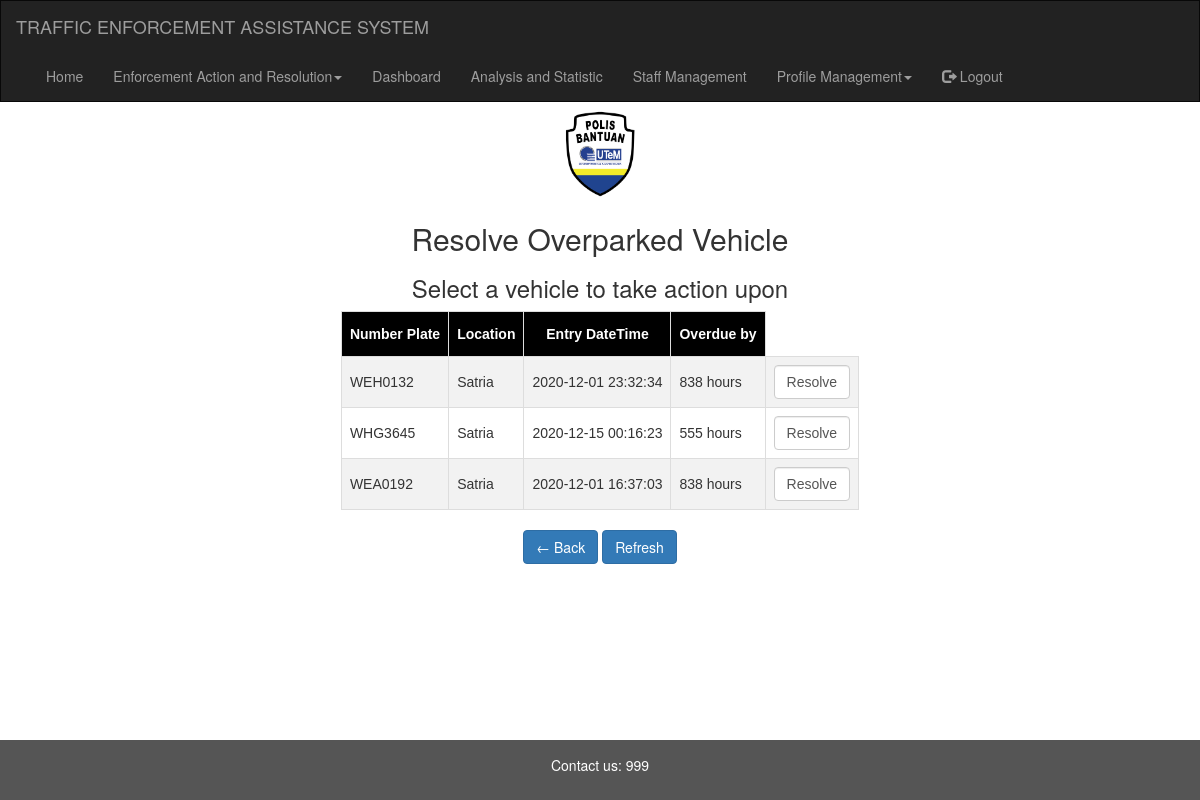
The page /resolveSatria.php (signed in) on the database its author committed.
### tables this page shows
CREATE TABLE `record` (
  `RecordID` int NOT NULL,
  `CameraID` tinyint NOT NULL,
  `EntryDateTime` datetime NOT NULL,
  `ExitDateTime` datetime DEFAULT NULL,
  `LicensePlate` varchar(10) NOT NULL
);

CREATE TABLE `camera` (
  `CameraID` tinyint NOT NULL,
  `Location` varchar(30) NOT NULL
);

### resolveSatria.php (the view, shortened to what this page needs)
<?php
if (isset($_SESSION['StaffID'])) {
    include "connection.php";
?>
<!DOCTYPE html>
<html lang="en">
<head>
    <link rel="stylesheet" href="https://maxcdn.bootstrapcdn.com/bootstrap/3.4.1/css/bootstrap.min.css">
    <link rel="stylesheet" href="style/style.css">
</head>
<body>
<?php include "navbar-footer/navbar.php"; ?>
<div class="container-fluid text-center">
      <div class="row">
        <div class="col-sm-12 text-center">
          <img src="image/Logo_Polis_Bantuan-01.png" style="height:100px;width: auto;margin: 0 auto;display: block;">
          <h2>Resolve Overparked Vehicle</h2>
          <h3>Select a vehicle to take action upon</h3>
        </div>
      </div>
    </div>
    <div class="main-wrapper mx-auto">
      <?php
      $sql = "SELECT record.LicensePlate, camera.Location, record.EntryDateTime, HOUR(TIMEDIFF(record.EntryDateTime, ADDTIME(CURRENT_TIMESTAMP(), '08:00'))) AS overdue_by
      FROM record
      INNER JOIN camera on record.CameraID=camera.CameraID
LEFT JOIN vehicle on record.LicensePlate=vehicle.LicensePlate
LEFT JOIN sticker ON vehicle.LicensePlate=sticker.LicensePlate
WHERE record.exitdatetime is null and (sticker.type is null or sticker.type=3)
and HOUR(TIMEDIFF(EntryDateTime,ADDTIME(CURRENT_TIMESTAMP(), '08:00')))>=8
      and Location='Satria'";
      $result = mysqli_query($con, $sql);
      if (mysqli_num_rows($result) > 0) {
        echo '<table class="centerthistable"> <tr><th>Number Plate</th><th>Location</th><th>Entry DateTime</th><th>Overdue by</th>';
        while ($row = mysqli_fetch_assoc($result)) {
          echo "<tr>";
          echo "<td>" . $row['LicensePlate'] . "</td>";
          echo "<td>" . $row['Location'] . "</td>";
          echo "<td>" . $row['EntryDateTime'] . "</td>";
          echo "<td>" . $row['overdue_by'] . " hours</td>";
          ?>
            <td>
                <form method='POST' action='resolveSelection.php'>
                    <input type="submit" name="resolveSelection" class="form-control"  value="Resolve">
                </form>
            </td>
        </tr>
          <?php
        }
        echo '</table>';
      }
      else{
        echo"<div class='container-fluid text-center'>No vehicle that requires further action.</div>";
      }
      ?>
      <br>
    </div>
    <div class="col-sm-12 text-center">
      <a href="resolve.php" class="btn btn-primary">
        &larr; Back
      </a>
      <a href="resolveSatria.php" class="btn btn-primary">
        Refresh
      </a>
    </div>
<?php
    include "navbar-footer/footer.php"
    ?>
    </body>
    </html>
<?php
} else {
    include "nopermission.php";
}
?>

### style/style.css (style rules this page uses)
.main-wrapper { width: auto;margin: 0 auto;display: block; font-family: Arial, Helvetica, sans-serif; border-collapse: collapse; }
td, th { border: 1px solid #ddd; padding: 8px; }
tr:nth-child(even) { background-color: #f2f2f2; }
th { padding-top: 12px; padding-bottom: 12px; text-align:center; background-color: black; color: white; }
.centerthistable { margin: 0 auto; }

### rows shown on the page
record: LicensePlate "WEH0132", CameraID.Location "Satria", EntryDateTime "2020-12-01 23:32:34", overdue_by "838"
record: LicensePlate "WHG3645", CameraID.Location "Satria", EntryDateTime "2020-12-15 00:16:23", overdue_by "555"
record: LicensePlate "WEA0192", CameraID.Location "Satria", EntryDateTime "2020-12-01 16:37:03", overdue_by "838"
